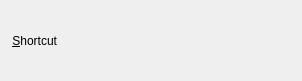
<ui version="4.0" >
 <class>ShortcutTriggerWidget</class>
 <widget class="QWidget" name="ShortcutTriggerWidget" >
  <property name="geometry" >
   <rect>
    <x>0</x>
    <y>0</y>
    <width>302</width>
    <height>81</height>
   </rect>
  </property>
  <layout class="QHBoxLayout" name="horizontalLayout" >
   <item>
    <layout class="QGridLayout" name="gridLayout" >
     <item row="0" column="0" >
      <widget class="QLabel" name="shortcut_label" >
       <property name="text" >
        <string>&amp;Shortcut</string>
       </property>
       <property name="alignment" >
        <set>Qt::AlignRight|Qt::AlignTrailing|Qt::AlignVCenter</set>
       </property>
       <property name="buddy" >
        <cstring>shortcut</cstring>
       </property>
      </widget>
     </item>
     <item row="0" column="1" >
      <widget class="KKeySequenceWidget" name="shortcut" />
     </item>
     <item row="0" column="2" >
      <spacer name="horizontalSpacer" >
       <property name="orientation" >
        <enum>Qt::Horizontal</enum>
       </property>
       <property name="sizeHint" stdset="0" >
        <size>
         <width>40</width>
         <height>20</height>
        </size>
       </property>
      </spacer>
     </item>
    </layout>
   </item>
  </layout>
 </widget>
 <customwidgets>
  <customwidget>
   <class>KKeySequenceWidget</class>
   <extends>QWidget</extends>
   <header>kkeysequencewidget.h</header>
  </customwidget>
 </customwidgets>
 <resources/>
 <connections/>
</ui>
